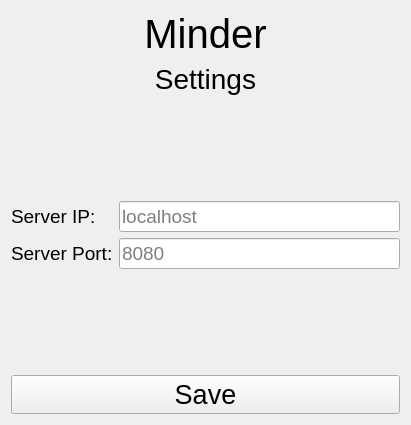
<?xml version="1.0" encoding="UTF-8"?>
<ui version="4.0">
 <class>SettingsWindow</class>
 <widget class="QWidget" name="SettingsWindow">
  <property name="geometry">
   <rect>
    <x>0</x>
    <y>0</y>
    <width>411</width>
    <height>425</height>
   </rect>
  </property>
  <property name="windowTitle">
   <string>Form</string>
  </property>
  <layout class="QVBoxLayout" name="verticalLayout">
   <item>
    <widget class="QLabel" name="labelMinder">
     <property name="font">
      <font>
       <pointsize>30</pointsize>
      </font>
     </property>
     <property name="text">
      <string>Minder</string>
     </property>
     <property name="alignment">
      <set>Qt::AlignCenter</set>
     </property>
    </widget>
   </item>
   <item>
    <widget class="QLabel" name="labelTitle">
     <property name="font">
      <font>
       <pointsize>21</pointsize>
      </font>
     </property>
     <property name="text">
      <string>Settings</string>
     </property>
     <property name="alignment">
      <set>Qt::AlignCenter</set>
     </property>
     <property name="margin">
      <number>8</number>
     </property>
    </widget>
   </item>
   <item>
    <spacer name="verticalSpacer">
     <property name="orientation">
      <enum>Qt::Vertical</enum>
     </property>
     <property name="sizeHint" stdset="0">
      <size>
       <width>20</width>
       <height>40</height>
      </size>
     </property>
    </spacer>
   </item>
   <item>
    <layout class="QFormLayout" name="formLayout">
     <item row="0" column="0">
      <widget class="QLabel" name="labelServerIP">
       <property name="font">
        <font>
         <pointsize>14</pointsize>
        </font>
       </property>
       <property name="text">
        <string>Server IP:</string>
       </property>
       <property name="margin">
        <number>8</number>
       </property>
      </widget>
     </item>
     <item row="0" column="1">
      <widget class="QLineEdit" name="lineServerIP">
       <property name="font">
        <font>
         <pointsize>14</pointsize>
        </font>
       </property>
       <property name="alignment">
        <set>Qt::AlignLeading|Qt::AlignLeft|Qt::AlignVCenter</set>
       </property>
       <property name="placeholderText">
        <string>localhost</string>
       </property>
      </widget>
     </item>
     <item row="1" column="0">
      <widget class="QLabel" name="labelServerPort">
       <property name="font">
        <font>
         <pointsize>14</pointsize>
        </font>
       </property>
       <property name="text">
        <string>Server Port:</string>
       </property>
       <property name="margin">
        <number>8</number>
       </property>
      </widget>
     </item>
     <item row="1" column="1">
      <widget class="QLineEdit" name="lineServerPort">
       <property name="font">
        <font>
         <pointsize>14</pointsize>
        </font>
       </property>
       <property name="alignment">
        <set>Qt::AlignLeading|Qt::AlignLeft|Qt::AlignVCenter</set>
       </property>
       <property name="placeholderText">
        <string>8080</string>
       </property>
      </widget>
     </item>
    </layout>
   </item>
   <item>
    <spacer name="verticalSpacer_2">
     <property name="orientation">
      <enum>Qt::Vertical</enum>
     </property>
     <property name="sizeHint" stdset="0">
      <size>
       <width>20</width>
       <height>40</height>
      </size>
     </property>
    </spacer>
   </item>
   <item>
    <widget class="QPushButton" name="btnSave">
     <property name="sizePolicy">
      <sizepolicy hsizetype="Minimum" vsizetype="Fixed">
       <horstretch>0</horstretch>
       <verstretch>0</verstretch>
      </sizepolicy>
     </property>
     <property name="font">
      <font>
       <pointsize>20</pointsize>
      </font>
     </property>
     <property name="cursor">
      <cursorShape>PointingHandCursor</cursorShape>
     </property>
     <property name="contextMenuPolicy">
      <enum>Qt::DefaultContextMenu</enum>
     </property>
     <property name="toolTipDuration">
      <number>-1</number>
     </property>
     <property name="layoutDirection">
      <enum>Qt::LeftToRight</enum>
     </property>
     <property name="autoFillBackground">
      <bool>false</bool>
     </property>
     <property name="text">
      <string>Save</string>
     </property>
     <property name="autoDefault">
      <bool>false</bool>
     </property>
    </widget>
   </item>
  </layout>
 </widget>
 <resources/>
 <connections/>
</ui>
